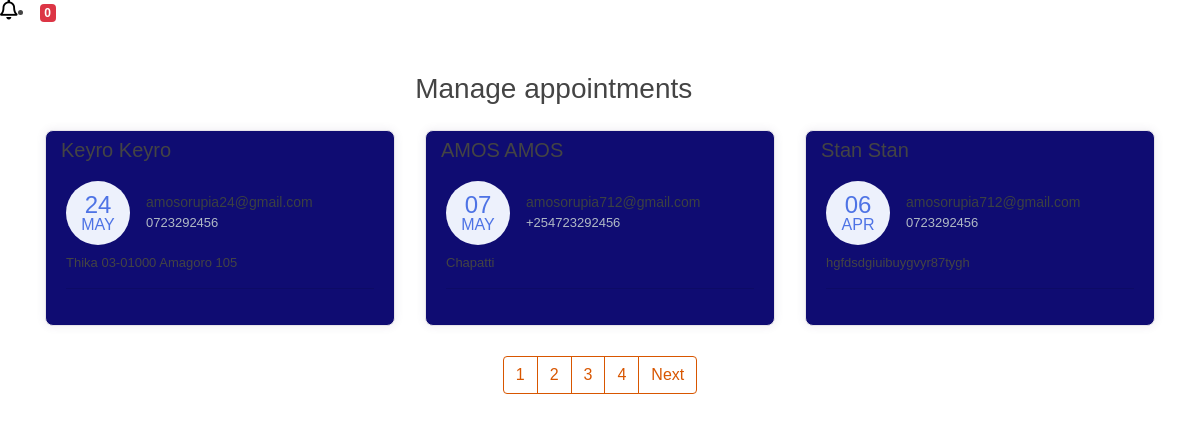
The page /manage-appointments on the database its author committed.
### doctor/models.py (models this page shows, shortened)
class Appointment(models.Model):
    first_name = models.CharField(max_length=50)
    last_name = models.CharField(max_length=50)
    email = models.CharField(max_length=50)
    phone = models.CharField(max_length=50)
    request = models.TextField(blank=True)
    sent_date = models.DateField(auto_now_add=True)
    accepted = models.BooleanField(default=False)
    accepted_date = models.DateField(auto_now_add=False, null=True, blank=True)
    class Meta:
        ordering = ["-sent_date"]

### doctor/views.py (the view, shortened to what this page needs)
# urls.py: path("manage-appointments", ManageAppointmentTemplateView.as_view(), name="manage"),
class ManageAppointmentTemplateView(ListView):
    template_name = "manage-appointments.html"
    model = Appointment
    context_object_name = "appointments"
    login_required = True
    paginate_by = 3
    def get_context_data(self,*args, **kwargs):
        context = super().get_context_data(*args, **kwargs)
        appointments = Appointment.objects.all()
        context.update({
            "title":"Manage Appointments"
        })
        return context

### doctor/context_processors.py (called while the page is built)
def get_notification(request):
    count = Appointment.objects.filter(accepted=False).count()
    data = {
        "count":count
    }
    return data

### doctor/templates/manage-appointments.html (shortened to what this page needs)
{% extends 'base.html' %}
{% block content %}
  <div class="header" style="
  background: rgba(12, 12, 12) url('../static/img/gh.jpg') no-repeat fixed center
  {% if "appointment" in request.path %}
  max-height:300px!important;min-height:300px!important;
  {% endif %}
  ">
    <div class="container mt-5">
        <div class="col-11 text-center mt-4 mb-4">
            <h3>
                Manage appointments
            </h3>
        </div>
        <div class="row">
        {% for app in appointments %}
            <div class="col-lg-4">
                <div class="card card-margin">
                    <div class="card-header no-border">
                        <h5 class="card-title">{{app.first_name}} {{app.last_name}}</h5>
                    </div>
                    <div class="card-body pt-0">
                        <div class="widget-49">
                            <div class="widget-49-title-wrapper">
                                <div class="widget-49-date-primary">
                                    <span class="widget-49-date-day">{{app.sent_date|date:"d"}}</span>
                                    <span class="widget-49-date-month">{{app.sent_date|date:"M"}}</span>
                                </div>
                                <div class="widget-49-meeting-info">
                                    <span class="widget-49-pro-title">{{app.email}}</span>
                                    <span class="widget-49-meeting-time">{{app.phone}}</span>
                                </div>
                            </div>
                            <div class="widget-49-meeting-points">
                                <span>{{app.request}}</span>
                            </div>
                            <hr class="w-100">
                        </div>
                    </div>
                </div>
            </div>
        {% endfor %}
        </div>
        {% if is_paginated %}
        <div class="wrapper">
            <nav aria-label="Page navigation example">
                <ul class="pagination">
                    {% for number in page_obj.paginator.page_range %}
                    <li class="page-item"><a class="page-link" href="?page={{number}}">{{number}}</a></li>
                    {% endfor %}
                    {% if page_obj.has_next %}
                    <li class="page-item"><a class="page-link" href="?page={{page_obj.prebious_page_number}}">Next</a></li>
                    {% endif %}
                </ul>
            </nav>
        </div>
        {% endif %}
{% endblock content %}

### doctor/templates/base.html (shortened to what this page needs)
{% load static %}
<!DOCTYPE html>
<html lang="en">
<head>
  <link href="{% static 'css/bootstrap.min.css' %}" rel="stylesheet">
  <link rel="stylesheet" href="https://cdnjs.cloudflare.com/ajax/libs/font-awesome/5.15.3/css/all.min.css" />
  <link rel="stylesheet" href="{% static 'css/styles.css' %}" />
</head>
<body>
                  <li class="nav-item" role="presentation">
                    <a href="{% url 'manage' %}" style="float: left;cursor:pointer;" aria-expanded="true" title="You Have 6 New Appointments">
                      <i class="far fa-bell" style="font-size: 20px; float: left; color: black">
                      </i>
                  </a>
                  <span class="badge badge-danger">{{count}}</span>
                </li>
    {% block content %}{% endblock content %}
</body>
</html>

### static/css/styles.css (style rules this page uses)
.header { background: rgb(72, 46, 90)("img/header.png") no-repeat fixed center; min-height: 1000px; font-family:'Source Sans Pro', sans-serif; }
@media (min-width:768px) { .header { padding-bottom:120px; } }
body { font-family: "Poppins", sans-serif; color: #444444; }
a { text-decoration: none; color: #ffb03b; }
h1, h2, h3, h4, h5, h6 { font-family: "Satisfy", sans-serif; }

### rows shown on the page
Appointment: first_name "Keyro", last_name "Keyro", sent_date "24", sent_date "MAY", email "amosorupia24@gmail.com", phone "0723292456", request "Thika 03-01000 Amagoro 105"
Appointment: first_name "AMOS", last_name "AMOS", sent_date "07", sent_date "MAY", email "amosorupia712@gmail.com", phone "+254723292456", request "Chapatti"
Appointment: first_name "Stan", last_name "Stan", sent_date "06", sent_date "APR", email "amosorupia712@gmail.com", phone "0723292456", request "hgfdsdgiuibuygvyr87tygh"

### other values the page prints
{{ count }} "0"
{{ number }} "1" "2" "3" "4"
